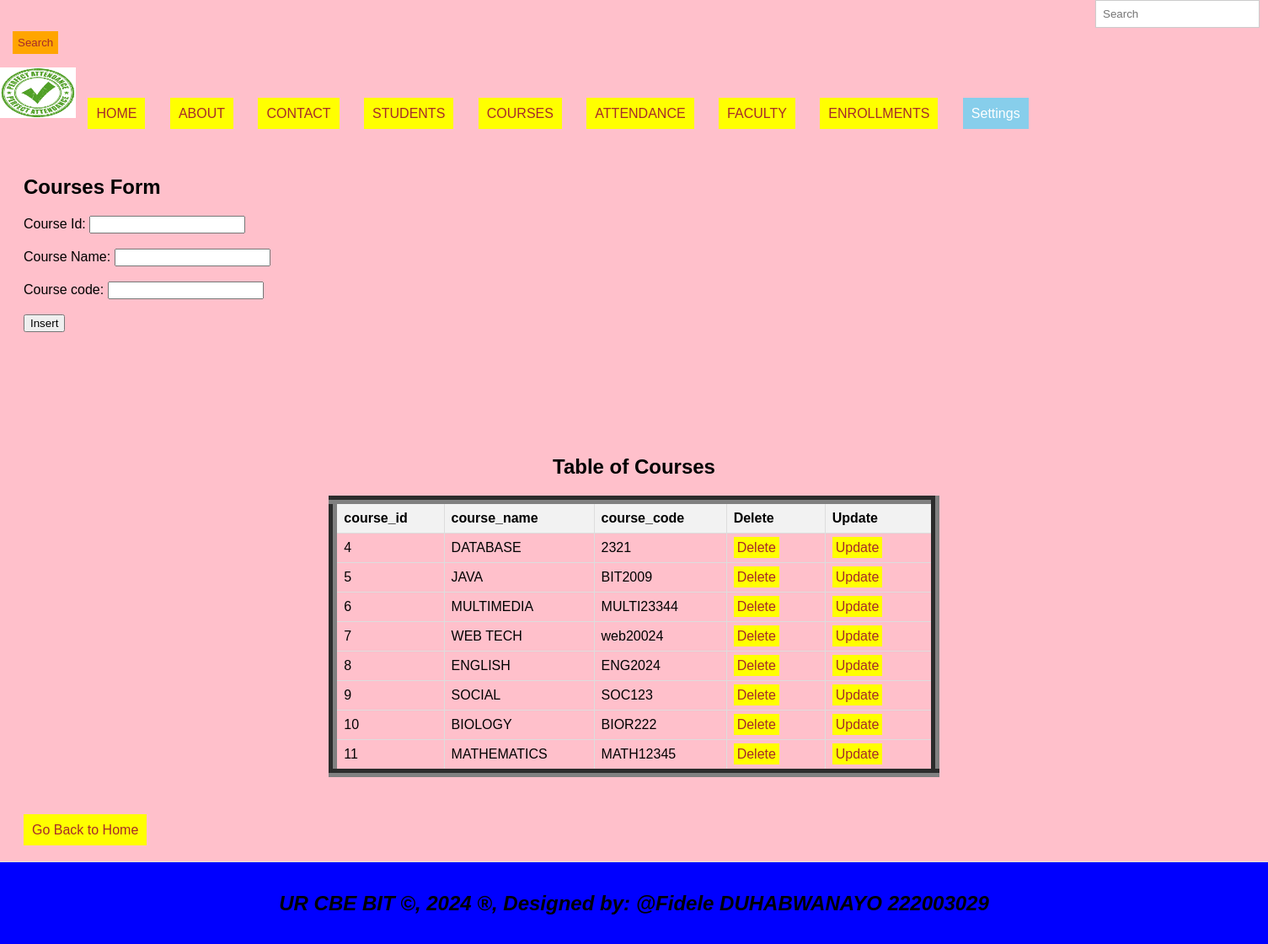
/Fidele_DUHABWANAYO_222003029_GrpA_CAT/Courses.php, run on the app's committed database.
### tables this page shows
CREATE TABLE `courses` (
  `course_id` int(11) NOT NULL,
  `course_name` varchar(100) DEFAULT NULL,
  `course_code` varchar(20) DEFAULT NULL
);

### Fidele_DUHABWANAYO_222003029_GrpA_CAT/Courses.php (the view, shortened to what this page needs)
<!DOCTYPE html>
<html lang="en">
<head>
  <link rel="stylesheet" type="text/css" href="style.css" title="style 1" media="screen, tv, projection, handheld, print"/>
</head>
<body style="background-color: pink;">
  <form class="d-flex" role="search" action="search.php">
      <input class="form-control me-2" type="search" placeholder="Search" aria-label="Search" name="query">
      <button class="btn btn-outline-success" type="submit">Search</button>
  </form>
  <ul style="list-style-type: none; padding: 0;">
    <li style="display: inline; margin-right: 10px;">
      <img src="./image/logo.JPG" width="90" height="60" alt="Logo">
    </li>
    <li style="display: inline; margin-right: 10px;"><a href="./home.html">HOME</a></li>
    <li style="display: inline; margin-right: 10px;"><a href="./about.html">ABOUT</a></li>
    <li style="display: inline; margin-right: 10px;"><a href="./contact.html">CONTACT</a></li>
    <li style="display: inline; margin-right: 10px;"><a href="./Students.php">STUDENTS</a></li>
    <li style="display: inline; margin-right: 10px;"><a href="./Courses.php">COURSES</a></li>
    <li style="display: inline; margin-right: 10px;"><a href="./Attendance.php">ATTENDANCE</a></li>
    <li style="display: inline; margin-right: 10px;"><a href="./Faculty.php">FACULTY</a></li>
    <li style="display: inline; margin-right: 10px;"><a href="./Enrollments.php">ENROLLMENTS</a></li>
    <li class="dropdown" style="display: inline; margin-right: 10px;">
      <a href="#" style="padding: 10px; color: white; background-color: skyblue; text-decoration: none; margin-right: 15px;">Settings</a>
    </li>
  </ul>
  <section>
    <h1>Courses Form</h1>
    <form method="post" action="Courses.php">
      <label for="course_id">Course Id:</label>
      <input type="number" id="course_id" name="course_id" required><br><br>
      <label for="course_name">Course Name:</label>
      <input type="text" id="course_name" name="course_name" required><br><br>
      <label for="course_code">Course code:</label>
      <input type="text" id="course_code" name="course_code" required><br><br>
      <input type="submit" name="add" value="Insert"><br><br><br><br><br>
    </form><br><br><br>
    <!DOCTYPE html>
    <html>
    <head>
        <center>
    </head>
    <body>
        <center><h2>Table of Courses</h2></center>
        <table border="10">
            <tr>
                <th>course_id</th>
                <th>course_name</th>
                <th>course_code</th>
                <th>Delete</th>
                <th>Update</th>
            </tr>
            <?php
            $host = "localhost";
            $user = "root";
            $pass = "";
            $database = "automated_students_attendance_system";
            $connection = new mysqli($host, $user, $pass, $database);
            $sql = "SELECT * FROM Courses";
            $result = $connection->query($sql);
            if ($result->num_rows > 0) {
                while ($row = $result->fetch_assoc()) {
                    $course_id = $row['course_id'];
                    echo "<tr>
                        <td>" . $row['course_id'] . "</td>
                        <td>" . $row['course_name'] . "</td>
                        <td>" . $row['course_code'] . "</td>
                        <td><a style='padding:4px' href='delete_Courses.php?course_id=$course_id'>Delete</a></td>
                        <td><a style='padding:4px' href='update_Courses.php?course_id=$course_id'>Update</a></td>
                    </tr>";
                }
            } else {
                echo "<tr><td colspan='6'>No data found</td></tr>";
            }
            ?>
        </table></center><br><br><br>
        <a href="./home.html">Go Back to Home</a><br>
    </body>
    </html>
  </section>
  <footer>
    <center>
      <b><h2><marquee><i>UR CBE BIT &copy, 2024 &reg, Designed by: @Fidele DUHABWANAYO 222003029</i><marquee></h2></b>
    </center>
  </footer>
</body>
</html>

### Fidele_DUHABWANAYO_222003029_GrpA_CAT/style.css (style rules this page uses)
body { font-family: Arial, sans-serif; margin: 0; padding: 0; }
.form-control { padding: 8px; margin-left: 4px; border: 1px solid #ccc; }
.btn { padding: 6px; background-color: orange; color: brown; border: none; }
.dropdown { position: relative; display: inline; margin-right: 10px; }
body { font-family: Arial,sans-serif; margin:0; padding:0; }
.dropdown { position: right; display:right; direction:rtl; }
section { padding:28px; border-bottom: 1px solid #ddd; }
footer { text-align: center; padding: 15px; background-color:blue; }

### Fidele_DUHABWANAYO_222003029_GrpA_CAT/Courses.php (style rules this page uses)
a { padding: 10px; color: white; background-color: yellow; text-decoration: none; margin-right: 15px; }
a:link { color: brown; }
button.btn { margin-left: 15px; margin-top: 4px; }
input.form-control { margin-left: 1300px; padding: 8px; }
table { width: 50%; border-collapse: collapse; }
th, td { border: 1px solid #ddd; padding: 8px; text-align: left; }
th { background-color: #f2f2f2; }

### data on the page
courses: course_id "4", course_name "DATABASE", course_code "2321"
courses: course_id "5", course_name "JAVA", course_code "BIT2009"
courses: course_id "6", course_name "MULTIMEDIA", course_code "MULTI23344"
courses: course_id "7", course_name "WEB TECH", course_code "web20024"
courses: course_id "8", course_name "ENGLISH", course_code "ENG2024"
courses: course_id "9", course_name "SOCIAL", course_code "SOC123"
courses: course_id "10", course_name "BIOLOGY", course_code "BIOR222"
courses: course_id "11", course_name "MATHEMATICS", course_code "MATH12345"
